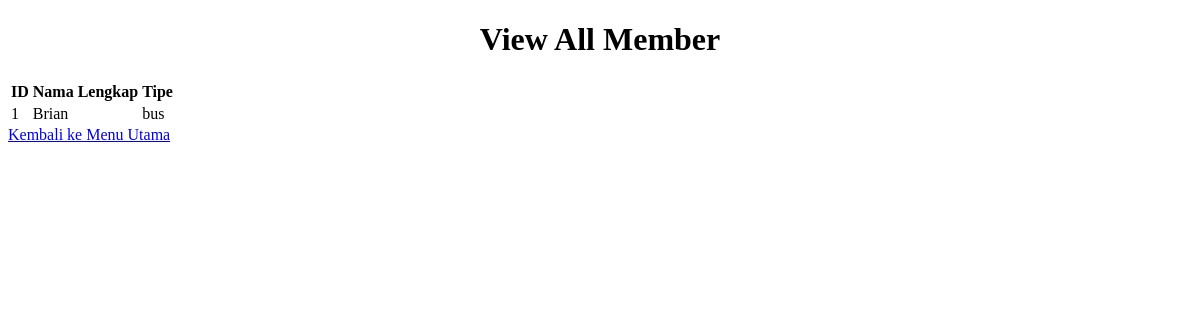
Page /view_member on the earlier database version.
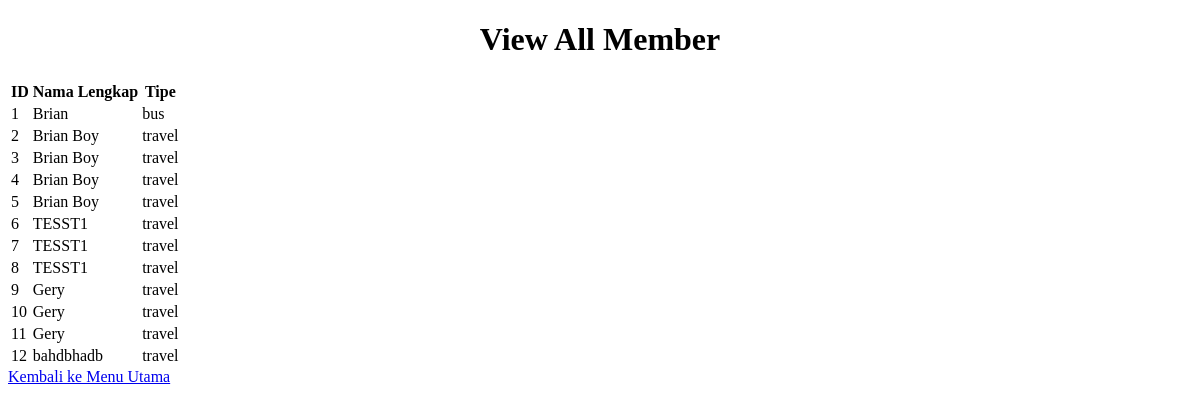
Same page on the later database version.
### tables this page shows
CREATE TABLE members (
        id INTEGER PRIMARY KEY AUTOINCREMENT,
        name TEXT NOT NULL,
        no_hp TEXT NOT NULL,
        type TEXT NOT NULL
    );

### app.py (the view)
@app.route('/view_member')
def view_member(name=False):
    members = query_db('SELECT * FROM members')
    return render_template('view_member_page.html', members=members, name=name)

### database.py (called while the page is built)
def get_db():
    db = getattr(g, '_database', None)
    if db is None:
        db = g._database = sqlite3.connect(DATABASE)
        create_users_table()
        create_transaction_table()
        create_attendance_table()
    return db

def query_db(query, args=(), one=False):
    cur = get_db().execute(query, args)
    rv = cur.fetchall()
    cur.close()
    get_db().commit()
    return (rv[0] if rv else None) if one else rv

def create_users_table():
    create_table_query = '''
    CREATE TABLE IF NOT EXISTS members (
        id INTEGER PRIMARY KEY AUTOINCREMENT,
        name TEXT NOT NULL,
        no_hp TEXT NOT NULL,
        type TEXT NOT NULL
    )
    '''
    query_db(create_table_query)

def create_attendance_table():
    create_table_query = '''
    CREATE TABLE IF NOT EXISTS attendance (
        id INTEGER PRIMARY KEY AUTOINCREMENT,
        nomor_kehadiran INTEGER NOT NULL,
        date_time DATETIME NOT NULL,
        FOREIGN KEY (id) REFERENCES users(id)
    )
    '''
    query_db(create_table_query)

def create_transaction_table():
    create_table_query = '''
    CREATE TABLE IF NOT EXISTS payment (
        id INTEGER PRIMARY KEY AUTOINCREMENT,
        fee FLOAT NOT NULL,
        date_time DATETIME NOT NULL
    )
    '''
    query_db(create_table_query)

### templates/view_member_page.html (shortened to what this page needs)
{% extends 'base.html' %}
{% block head %}
    <link rel="stylesheet" href="{{url_for('static', filename='view_member.css')}}">
{% endblock %}
{% block body %}
<div class="content">
    <h1 style="text-align: center;">View All Member</h1>
    {% if members|length < 1 %}
    <h4 style="text-align: center;">Belum Ada Member</h4>
    {% else %}
    <table>
        <tr>
            <th>ID</th>
            <th>Nama Lengkap</th>
            <th>Tipe</th>
        </tr>
        {% for member in members %}
            <tr>
                <td>{{ member[0] }}</td>
                <td>{{ member[1] }}</td>
                <td>{{ member[3] }}</td>
            </tr>
        {% endfor %}
    </table>
    {% endif %}
    <a href="{{ url_for('homepage') }}" class="button">Kembali ke Menu Utama</a>
</div>
{% endblock %}

### templates/base.html (shortened to what this page needs)
<!DOCTYPE html>
<html lang="en">
<head>
    {% block head %}
    {% endblock %}
</head>
<body>
    {% block body %}
    {% endblock %}
</body>
</html>

Differences in the rows shown:
added members: id "2", name "Brian Boy", type "travel"
added members: id "3", name "Brian Boy", type "travel"
added members: id "4", name "Brian Boy", type "travel"
added members: id "5", name "Brian Boy", type "travel"
added members: id "6", name "TESST1", type "travel"
added members: id "7", name "TESST1", type "travel"
added members: id "8", name "TESST1", type "travel"
added members: id "9", name "Gery", type "travel"
added members: id "10", name "Gery", type "travel"
added members: id "11", name "Gery", type "travel"
added members: id "12", name "bahdbhadb", type "travel"
